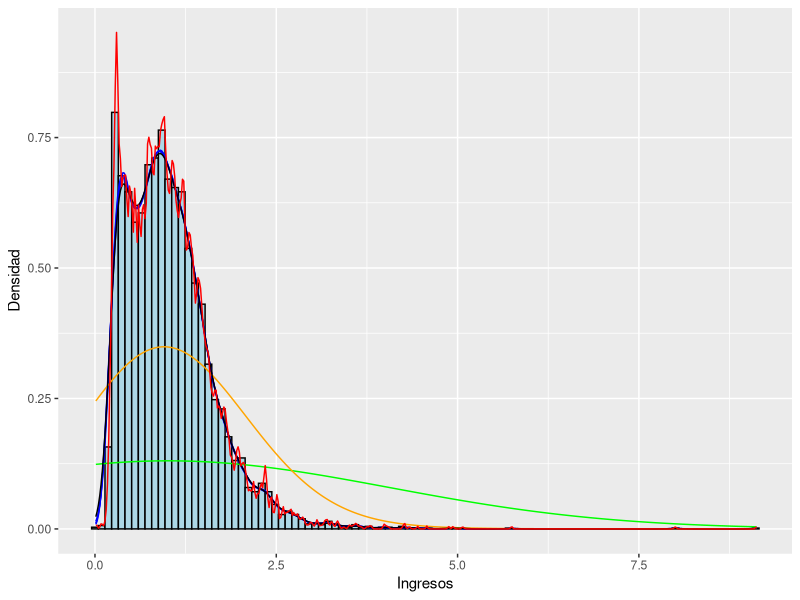
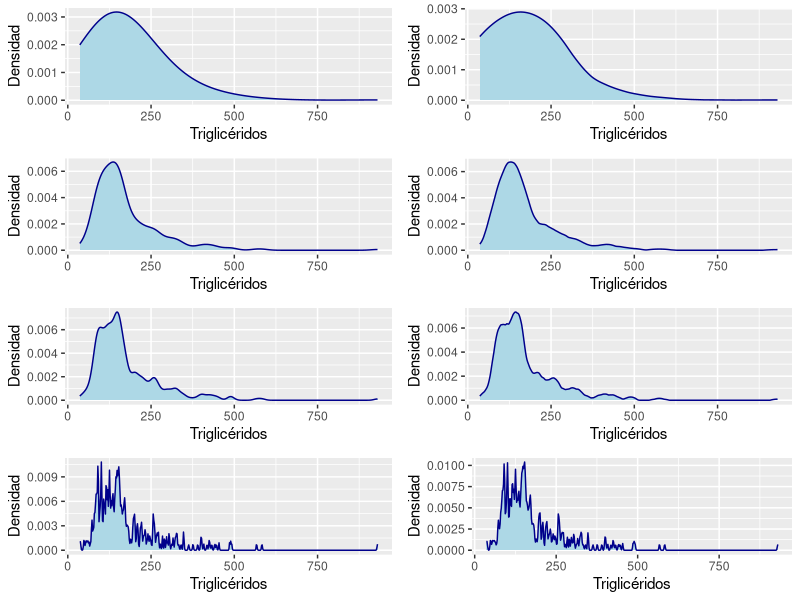
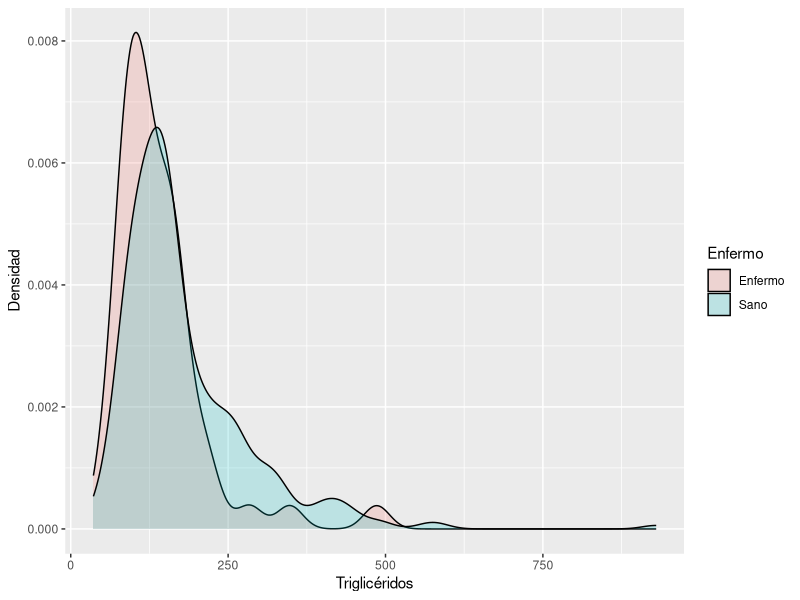
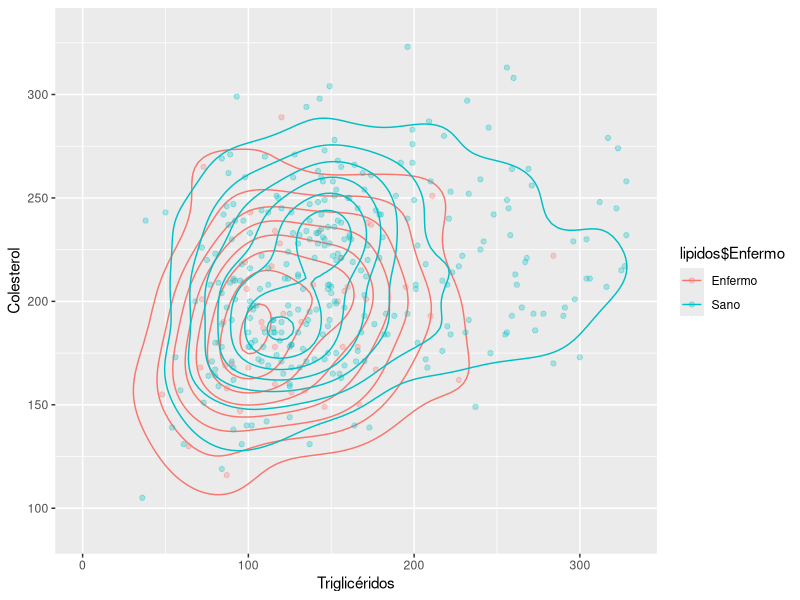

R code for these plots, in order:
## ---- chunk 1
knitr::opts_chunk$set(echo = TRUE)
library(tidyverse)
library("ggpubr")
## ---- chunk 2
ingresos <- read.table('Datos-ingresos.txt')$V1
mean(ingresos)
sqrt(var(ingresos))
median(ingresos)

ggplot() + 
  geom_histogram(aes(x = ingresos, y = ..density..), bins = 100, fill='lightblue', color='black') +
  geom_density(aes(x = ingresos), kernel = 'gaussian', color='blue') +
  geom_density(aes(x = ingresos), kernel = 'epanechnikov', color='blue') +
  geom_density(aes(x = ingresos), kernel = 'triangular', color='blue') +
  geom_density(aes(x = ingresos), kernel = 'gaussian', bw=3, color='green') +
  geom_density(aes(x = ingresos), kernel = 'gaussian', bw=1, color='orange') +
  geom_density(aes(x = ingresos), kernel = 'gaussian', bw=0.1, color='black') +
  geom_density(aes(x = ingresos), kernel = 'gaussian', bw=0.01, color='red') +
  xlab("Ingresos") +
  ylab("Densidad")

## ---- chunk 3
lipidos <- read.table('lipidos.txt', header=TRUE)
## ---- chunk 4

g0 <- ggplot() + 
  geom_density(aes(x = lipidos$Trigliceridos), kernel = 'gaussian', bw=100, color="darkblue", fill="lightblue") +
  xlab("Triglicéridos") +
  ylab("Densidad")
g1 <- ggplot() + 
  geom_density(aes(x = lipidos$Trigliceridos), kernel = 'gaussian', color="darkblue", fill="lightblue") +
  xlab("Triglicéridos") +
  ylab("Densidad")
g2 <- ggplot() + 
  geom_density(aes(x = lipidos$Trigliceridos), kernel = 'gaussian', bw=10, color="darkblue", fill="lightblue") +
  xlab("Triglicéridos") +
  ylab("Densidad")
g3 <- ggplot() + 
  geom_density(aes(x = lipidos$Trigliceridos), kernel = 'gaussian', bw=1, color="darkblue", fill="lightblue") +
  xlab("Triglicéridos") +
  ylab("Densidad")
e0 <- ggplot() + 
  geom_density(aes(x = lipidos$Trigliceridos), kernel = 'epanechnikov', bw=100, color="darkblue", fill="lightblue") +
  xlab("Triglicéridos") +
  ylab("Densidad")
e1 <- ggplot() + 
  geom_density(aes(x = lipidos$Trigliceridos), kernel = 'epanechnikov', color="darkblue", fill="lightblue") +
  xlab("Triglicéridos") +
  ylab("Densidad")
e2 <- ggplot() + 
  geom_density(aes(x = lipidos$Trigliceridos), kernel = 'epanechnikov', bw=10, color="darkblue", fill="lightblue") +
  xlab("Triglicéridos") +
  ylab("Densidad")
e3 <- ggplot() + 
  geom_density(aes(x = lipidos$Trigliceridos), kernel = 'epanechnikov', bw=1, color="darkblue", fill="lightblue") +
  xlab("Triglicéridos") +
  ylab("Densidad")
ggarrange(g0,e0,g1,e1,g2,e2,g3,e3, ncol=2,nrow=4)
## ---- chunk 5
ggplot() + 
  geom_density(aes(x = lipidos$Trigliceridos, fill=lipidos$Enfermo), kernel = 'gaussian', alpha=0.2) +
  xlab("Triglicéridos") +
  ylab("Densidad") + 
  labs(fill = "Enfermo")
## ---- chunk 6
ggplot() + 
  geom_density_2d(aes(x = lipidos$Trigliceridos, y=lipidos$Colesterol, color=lipidos$Enfermo)) + 
  geom_point(aes(x = lipidos$Trigliceridos, y=lipidos$Colesterol, color=lipidos$Enfermo), alpha=0.3)+
  xlim(c(0,330)) +
  ylim(c(90,330)) +
  xlab("Triglicéridos") +
  ylab("Colesterol")

